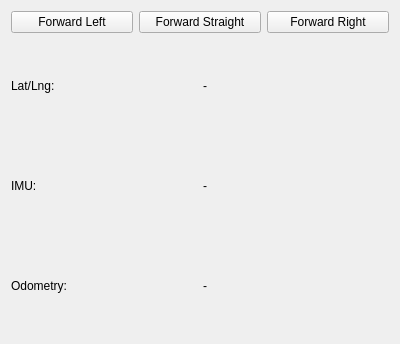
<?xml version="1.0" encoding="UTF-8"?>
<ui version="4.0">
 <class>GrudsbyGUI</class>
 <widget class="QWidget" name="GrudsbyGUI">
  <property name="geometry">
   <rect>
    <x>0</x>
    <y>0</y>
    <width>400</width>
    <height>344</height>
   </rect>
  </property>
  <property name="windowTitle">
   <string>Chat GUI</string>
  </property>
  <layout class="QVBoxLayout" name="verticalLayout" stretch="0,0,0,0">
   <item>
    <layout class="QHBoxLayout" name="horizontalLayout">
     <item>
      <widget class="QPushButton" name="forwardLeft">
       <property name="text">
        <string>Forward Left</string>
       </property>
      </widget>
     </item>
     <item>
      <widget class="QPushButton" name="forwardStraight">
       <property name="text">
        <string>Forward Straight</string>
       </property>
      </widget>
     </item>
     <item>
      <widget class="QPushButton" name="forwardRight">
       <property name="toolTip">
        <string>Send Message</string>
       </property>
       <property name="text">
        <string>Forward Right</string>
       </property>
      </widget>
     </item>
    </layout>
   </item>
   <item>
    <layout class="QHBoxLayout" name="GPS">
     <item>
      <widget class="QLabel" name="LatLng_label">
       <property name="text">
        <string>Lat/Lng:</string>
       </property>
      </widget>
     </item>
     <item>
      <widget class="QLabel" name="LatLng_msg">
       <property name="text">
        <string>-</string>
       </property>
      </widget>
     </item>
    </layout>
   </item>
   <item>
    <layout class="QHBoxLayout" name="IMU">
     <item>
      <widget class="QLabel" name="IMU_label">
       <property name="text">
        <string>IMU:</string>
       </property>
      </widget>
     </item>
     <item>
      <widget class="QLabel" name="IMU_msg">
       <property name="text">
        <string>-</string>
       </property>
      </widget>
     </item>
    </layout>
   </item>
   <item>
    <layout class="QHBoxLayout" name="Odom">
     <item>
      <widget class="QLabel" name="Odom_label">
       <property name="text">
        <string>Odometry:</string>
       </property>
      </widget>
     </item>
     <item>
      <widget class="QLabel" name="Odom_msg">
       <property name="text">
        <string>-</string>
       </property>
      </widget>
     </item>
    </layout>
   </item>
  </layout>
 </widget>
 <resources/>
 <connections/>
</ui>
